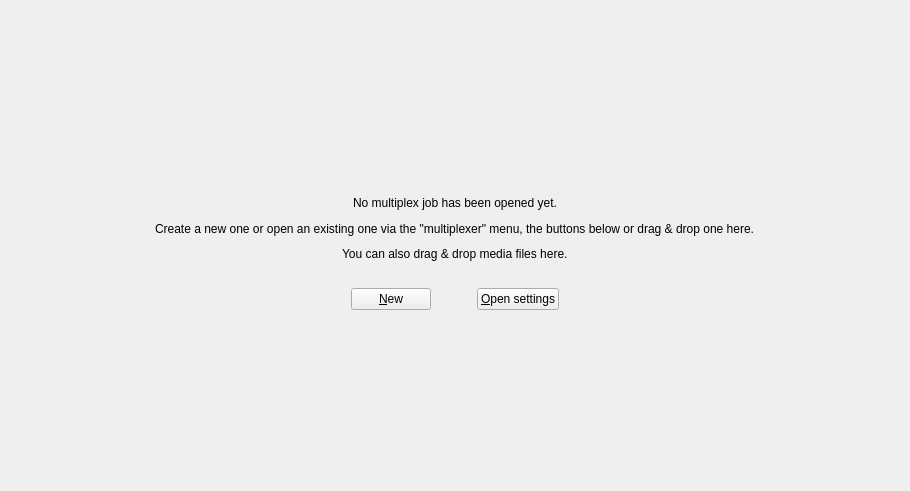
<?xml version="1.0" encoding="UTF-8"?>
<ui version="4.0">
 <class>mtx::gui::Merge::Tool</class>
 <widget class="QWidget" name="mtx::gui::Merge::Tool">
  <property name="geometry">
   <rect>
    <x>0</x>
    <y>0</y>
    <width>910</width>
    <height>491</height>
   </rect>
  </property>
  <property name="acceptDrops">
   <bool>true</bool>
  </property>
  <property name="windowTitle">
   <string notr="true">Form</string>
  </property>
  <layout class="QVBoxLayout" name="verticalLayout_3">
   <property name="bottomMargin">
    <number>0</number>
   </property>
   <item>
    <widget class="QStackedWidget" name="stack">
     <property name="currentIndex">
      <number>0</number>
     </property>
     <widget class="QWidget" name="noMergesPage">
      <layout class="QVBoxLayout" name="verticalLayout_2">
       <property name="leftMargin">
        <number>0</number>
       </property>
       <property name="topMargin">
        <number>0</number>
       </property>
       <property name="rightMargin">
        <number>0</number>
       </property>
       <property name="bottomMargin">
        <number>0</number>
       </property>
       <item>
        <widget class="QWidget" name="noFileOpened" native="true">
         <layout class="QVBoxLayout" name="verticalLayout">
          <property name="leftMargin">
           <number>0</number>
          </property>
          <property name="topMargin">
           <number>0</number>
          </property>
          <property name="rightMargin">
           <number>0</number>
          </property>
          <property name="bottomMargin">
           <number>0</number>
          </property>
          <item>
           <spacer name="verticalSpacer">
            <property name="orientation">
             <enum>Qt::Vertical</enum>
            </property>
            <property name="sizeHint" stdset="0">
             <size>
              <width>20</width>
              <height>74</height>
             </size>
            </property>
           </spacer>
          </item>
          <item>
           <layout class="QHBoxLayout" name="horizontalLayout">
            <item>
             <spacer name="horizontalSpacer">
              <property name="orientation">
               <enum>Qt::Horizontal</enum>
              </property>
              <property name="sizeHint" stdset="0">
               <size>
                <width>40</width>
                <height>20</height>
               </size>
              </property>
             </spacer>
            </item>
            <item>
             <widget class="QLabel" name="noFileOpenedLabel">
              <property name="text">
               <string>No multiplex job has been opened yet.</string>
              </property>
             </widget>
            </item>
            <item>
             <spacer name="horizontalSpacer_3">
              <property name="orientation">
               <enum>Qt::Horizontal</enum>
              </property>
              <property name="sizeHint" stdset="0">
               <size>
                <width>40</width>
                <height>20</height>
               </size>
              </property>
             </spacer>
            </item>
           </layout>
          </item>
          <item>
           <layout class="QHBoxLayout" name="horizontalLayout_2">
            <item>
             <spacer name="horizontalSpacer_2">
              <property name="orientation">
               <enum>Qt::Horizontal</enum>
              </property>
              <property name="sizeHint" stdset="0">
               <size>
                <width>40</width>
                <height>20</height>
               </size>
              </property>
             </spacer>
            </item>
            <item>
             <widget class="QLabel" name="howToOpenLabel">
              <property name="text">
               <string>Create a new one or open an existing one via the "multiplexer" menu, the buttons below or drag &amp; drop one here.</string>
              </property>
             </widget>
            </item>
            <item>
             <spacer name="horizontalSpacer_4">
              <property name="orientation">
               <enum>Qt::Horizontal</enum>
              </property>
              <property name="sizeHint" stdset="0">
               <size>
                <width>40</width>
                <height>20</height>
               </size>
              </property>
             </spacer>
            </item>
           </layout>
          </item>
          <item>
           <layout class="QHBoxLayout" name="horizontalLayout_4">
            <item>
             <spacer name="horizontalSpacer_9">
              <property name="orientation">
               <enum>Qt::Horizontal</enum>
              </property>
              <property name="sizeHint" stdset="0">
               <size>
                <width>37</width>
                <height>17</height>
               </size>
              </property>
             </spacer>
            </item>
            <item>
             <widget class="QLabel" name="label">
              <property name="text">
               <string>You can also drag &amp; drop media files here.</string>
              </property>
             </widget>
            </item>
            <item>
             <spacer name="horizontalSpacer_8">
              <property name="orientation">
               <enum>Qt::Horizontal</enum>
              </property>
              <property name="sizeHint" stdset="0">
               <size>
                <width>37</width>
                <height>17</height>
               </size>
              </property>
             </spacer>
            </item>
           </layout>
          </item>
          <item>
           <spacer name="verticalSpacer_3">
            <property name="orientation">
             <enum>Qt::Vertical</enum>
            </property>
            <property name="sizeType">
             <enum>QSizePolicy::Fixed</enum>
            </property>
            <property name="sizeHint" stdset="0">
             <size>
              <width>20</width>
              <height>20</height>
             </size>
            </property>
           </spacer>
          </item>
          <item>
           <layout class="QHBoxLayout" name="horizontalLayout_3">
            <item>
             <spacer name="horizontalSpacer_5">
              <property name="orientation">
               <enum>Qt::Horizontal</enum>
              </property>
              <property name="sizeHint" stdset="0">
               <size>
                <width>40</width>
                <height>20</height>
               </size>
              </property>
             </spacer>
            </item>
            <item>
             <widget class="QPushButton" name="newFileButton">
              <property name="text">
               <string>&amp;New</string>
              </property>
              <property name="icon">
               <iconset resource="../../qt_resources.qrc">
                <normaloff>:/icons/16x16/document-new.png</normaloff>:/icons/16x16/document-new.png</iconset>
              </property>
             </widget>
            </item>
            <item>
             <spacer name="horizontalSpacer_6">
              <property name="orientation">
               <enum>Qt::Horizontal</enum>
              </property>
              <property name="sizeType">
               <enum>QSizePolicy::Fixed</enum>
              </property>
              <property name="sizeHint" stdset="0">
               <size>
                <width>40</width>
                <height>20</height>
               </size>
              </property>
             </spacer>
            </item>
            <item>
             <widget class="QPushButton" name="openFileButton">
              <property name="text">
               <string>&amp;Open settings</string>
              </property>
              <property name="icon">
               <iconset resource="../../qt_resources.qrc">
                <normaloff>:/icons/16x16/document-open.png</normaloff>:/icons/16x16/document-open.png</iconset>
              </property>
             </widget>
            </item>
            <item>
             <spacer name="horizontalSpacer_7">
              <property name="orientation">
               <enum>Qt::Horizontal</enum>
              </property>
              <property name="sizeHint" stdset="0">
               <size>
                <width>40</width>
                <height>20</height>
               </size>
              </property>
             </spacer>
            </item>
           </layout>
          </item>
          <item>
           <spacer name="verticalSpacer_2">
            <property name="orientation">
             <enum>Qt::Vertical</enum>
            </property>
            <property name="sizeHint" stdset="0">
             <size>
              <width>20</width>
              <height>73</height>
             </size>
            </property>
           </spacer>
          </item>
         </layout>
        </widget>
       </item>
      </layout>
     </widget>
     <widget class="QWidget" name="mergesPage">
      <layout class="QVBoxLayout" name="verticalLayout_4">
       <property name="leftMargin">
        <number>0</number>
       </property>
       <property name="topMargin">
        <number>0</number>
       </property>
       <property name="rightMargin">
        <number>0</number>
       </property>
       <property name="bottomMargin">
        <number>0</number>
       </property>
       <item>
        <widget class="QTabWidget" name="merges">
         <property name="currentIndex">
          <number>-1</number>
         </property>
         <property name="tabsClosable">
          <bool>true</bool>
         </property>
         <property name="movable">
          <bool>true</bool>
         </property>
        </widget>
       </item>
      </layout>
     </widget>
    </widget>
   </item>
  </layout>
 </widget>
 <resources>
  <include location="../../qt_resources.qrc"/>
 </resources>
 <connections/>
</ui>
